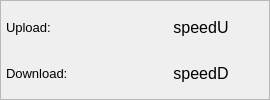
             <widget class="QFrame" name="Network_frame">
              <property name="minimumSize">
               <size>
                <width>270</width>
                <height>0</height>
               </size>
              </property>
              <property name="maximumSize">
               <size>
                <width>270</width>
                <height>16777215</height>
               </size>
              </property>
              <property name="frameShape">
               <enum>QFrame::Shape::StyledPanel</enum>
              </property>
              <property name="frameShadow">
               <enum>QFrame::Shadow::Raised</enum>
              </property>
              <layout class="QVBoxLayout" name="verticalLayout_4">
               <property name="spacing">
                <number>5</number>
               </property>
               <property name="leftMargin">
                <number>5</number>
               </property>
               <property name="topMargin">
                <number>5</number>
               </property>
               <property name="rightMargin">
                <number>5</number>
               </property>
               <property name="bottomMargin">
                <number>5</number>
               </property>
               <item>
                <layout class="QHBoxLayout" name="upload_layout">
                 <property name="spacing">
                  <number>5</number>
                 </property>
                 <item>
                  <widget class="QLabel" name="upload_lable">
                   <property name="font">
                    <font>
                     <pointsize>10</pointsize>
                    </font>
                   </property>
                   <property name="text">
                    <string>Upload:</string>
                   </property>
                  </widget>
                 </item>
                 <item>
                  <widget class="QLabel" name="value_upload__net">
                   <property name="font">
                    <font>
                     <pointsize>12</pointsize>
                    </font>
                   </property>
                   <property name="layoutDirection">
                    <enum>Qt::LayoutDirection::LeftToRight</enum>
                   </property>
                   <property name="text">
                    <string>speedU</string>
                   </property>
                   <property name="alignment">
                    <set>Qt::AlignmentFlag::AlignCenter</set>
                   </property>
                  </widget>
                 </item>
                </layout>
               </item>
               <item>
                <layout class="QHBoxLayout" name="download_layout">
                 <property name="spacing">
                  <number>5</number>
                 </property>
                 <item>
                  <widget class="QLabel" name="download_lable">
                   <property name="font">
                    <font>
                     <pointsize>10</pointsize>
                    </font>
                   </property>
                   <property name="text">
                    <string>Download:</string>
                   </property>
                  </widget>
                 </item>
                 <item>
                  <widget class="QLabel" name="value_download_net">
                   <property name="font">
                    <font>
                     <pointsize>12</pointsize>
                    </font>
                   </property>
                   <property name="layoutDirection">
                    <enum>Qt::LayoutDirection::LeftToRight</enum>
                   </property>
                   <property name="text">
                    <string>speedD</string>
                   </property>
                   <property name="alignment">
                    <set>Qt::AlignmentFlag::AlignCenter</set>
                   </property>
                  </widget>
                 </item>
                </layout>
               </item>
              </layout>
             </widget>
